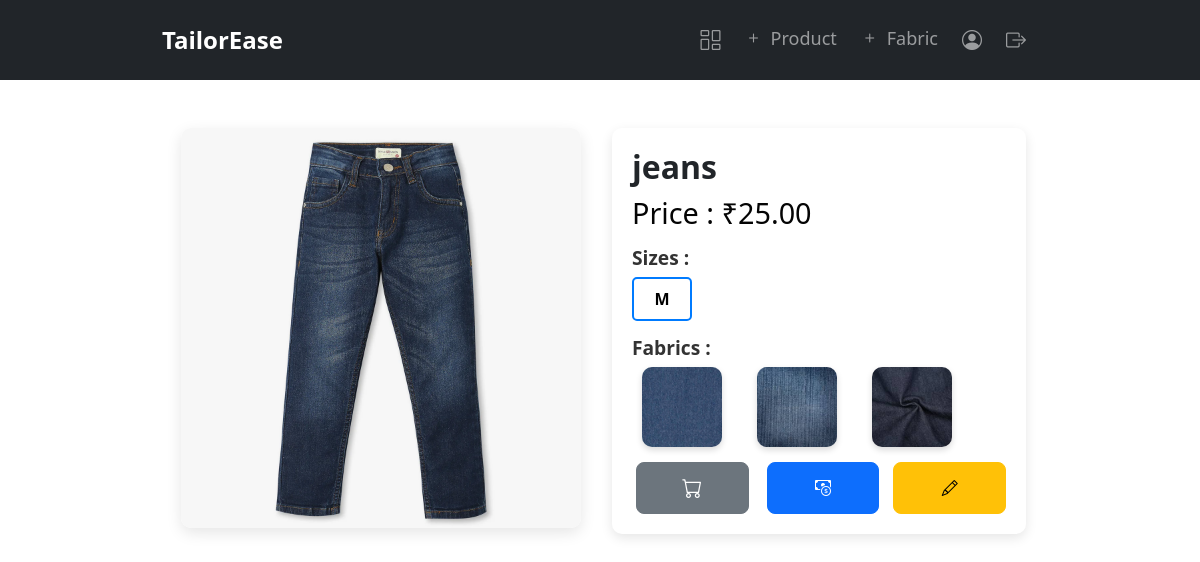
The app's page /auth/product/3/ (signed in) with its own data.
### frontend/models.py (models this page shows, shortened)
class Product(models.Model):
    MODEL_CHOICES = [
        ('shirt', 'Shirt'),
        ('jeans', 'Jeans'),
        ('jacket', 'Jacket'),
        ('tshirt', 'T-Shirt'),
        ('trackpant', 'Track Pant'),
        ('suit', 'Suit'),
    ]
    SIZE_CHOICES = [
        ('S', 'Small'),
        ('M', 'Medium'),
        ('L', 'Large'),
        ('XL', 'Extra Large'),
        ('XXL', 'Extra Extra Large'),
    ]
    vendor = models.ForeignKey(User, on_delete=models.CASCADE, default='')
    model = models.CharField(max_length=50, choices=MODEL_CHOICES)
    fabric = models.ManyToManyField(Fabric, blank=True)
    size = models.CharField(max_length=50, null=True)
    price = models.DecimalField(max_digits=10, decimal_places=2)
    image = models.ImageField(upload_to='product_images/')
    created_at = models.DateTimeField(auto_now_add=True, null=True)

class Fabric(models.Model):
    name = models.CharField(max_length=100)
    image = models.ImageField(upload_to='fabrics/')
    user = models.ForeignKey(User, on_delete=models.CASCADE)
    price_per_meter = models.DecimalField(max_digits=10, decimal_places=2)
    def __str__(self):
        return self.name

### frontend/views.py (the view)
# urls.py: path('auth/product/<int:product_id>/', views.product_detail, name='product_detail'),
@login_required
def product_detail(request, product_id):
    product = Product.objects.filter(id=product_id).first()
    sizes = product.size.split(",") if product.size else []
    fabrics = product.fabric.all()  # Fetch related fabrics
    print(fabrics)  # Debugging
    return render(request, 'product_detail.html', {'product': product, 'sizes': sizes, 'fabrics': fabrics})

### frontend/templates/product_detail.html (shortened to what this page needs)
{% extends 'base.html' %}
{% block content %}
<div class="container mt-5">
    <div class="row">
        <div class="col-md-6 text-center">
            <img src="{{ product.image.url }}" class="product-img" alt="Product Image">
        </div>
        <div class="col-md-6">
            <div class="product-details">
                <h2 class="product-title">{{ product.model }}</h2>
                <h5 class="price">Price : ₹{{ product.price }}</h5>
                <form id="actionForm" method="POST">
                    <h4 class="label">Sizes :</h4>
                    <div class="size-container">
                        {% for size in sizes %}
                        <div class="size-item">
                            <label for="size-{{ size }}">{{ size }}</label>
                        </div>
                        {% empty %}
                        <p>No sizes available</p>
                        {% endfor %}
                    </div>
                    <h4 class="label">Fabrics :</h4>
                    <div class="fabric-container">
                        {% for fabric in fabrics %}
                        <div class="fabric-item">
                            <label for="fabric-{{ fabric.id }}">
                                <img src="{{ fabric.image.url }}" alt="{{ fabric.name }}">
                            </label>
                        </div>
                        {% endfor %}
                    </div>
                    <div class="button-group">
                        <button type="button" class="btn btn-secondary mx-1 d-flex align-items-center justify-content-center gap-2 hover-text"
                        onclick="submitForm('{% url 'add_to_cart' product.id %}')">
                            <i class="bi bi-cart fs-5"></i>
                        </button>
                        <button type="button" class="btn btn-primary mx-1 d-flex align-items-center justify-content-center gap-2 hover-text"
                        onclick="submitForm('{% url 'process_payment' product.id %}')">
                            <i class="bi bi-cash-coin"></i>
                        </button>
                        <button type="button" class="btn btn-warning d-flex align-items-center justify-content-center gap-2 hover-text"
                        onclick="submitForm('{% url 'customize_product' product.id %}')">
                            <i class="bi bi-pencil"></i>
                        </button>
                    </div>
                </form>
            </div>
        </div>
    </div>
</div>
{% endblock %}

### frontend/templates/product_detail.html (style rules this page uses)
body { background: url("https://i.pinimg.com/736x/61/20/6d/61206d8c1f03bb0205815bd0005fb4cc.jpg") no-repeat center center fixed; background-size: cover; }
.container { max-width: 900px; }
.product-img { width: 100%; max-width: 400px; max-height: 400px; object-fit: contain; border-radius: 10px; box-shadow: 0 5px 15px rgba(0, 0, 0, 0.1); }
.product-details { background: #fff; padding: 20px; border-radius: 10px; box-shadow: 0 4px 12px rgba(0, 0, 0, 0.1); }
.product-title { font-size: 2rem; font-weight: bold; margin-bottom: 10px; }
.price { font-size: 1.8rem; color: #040404; margin-bottom: 15px; }
.label { font-size: 1.2rem; font-weight: 600; margin-top: 15px; color: #333; }
.size-container { display: flex; flex-wrap: wrap; gap: 10px; margin-bottom: 15px; }
.size-item { text-align: center; width: 60px; position: relative; }
.size-item label { display: block; padding: 8px 12px; border: 2px solid #007bff; border-radius: 5px; cursor: pointer; font-weight: 600; color: black; transition: all 0.2s ease-in-out; }
.fabric-container { display: flex; flex-wrap: wrap; gap: 15px; margin-bottom: 15px; }
.fabric-item { text-align: center; width: 100px; position: relative; }
.fabric-item img { width: 80px; height: 80px; object-fit: cover; border-radius: 10px; box-shadow: 0px 3px 6px rgba(0, 0, 0, 0.15); transition: transform 0.2s ease-in-out, box-shadow 0.2s ease-in-out; }
.fabric-item label { cursor: pointer; display: flex; flex-direction: column; align-items: center; gap: 5px; font-size: 0.9rem; font-weight: 600; color: #333; }
.button-group { display: flex; justify-content: space-between; gap: 10px; margin-top: 15px; }
.button-group button, .button-group a { flex: 1; border-radius: 8px; font-size: 1rem; padding: 10px; text-align: center; font-weight: 600; transition: all 0.3s ease-in-out; }

### records on screen
Product: image (picture), model "jeans", price "25.00"
Fabric: image (picture)
Fabric: image (picture)
Fabric: image (picture)

### other values on screen
{{ size }} "M"
